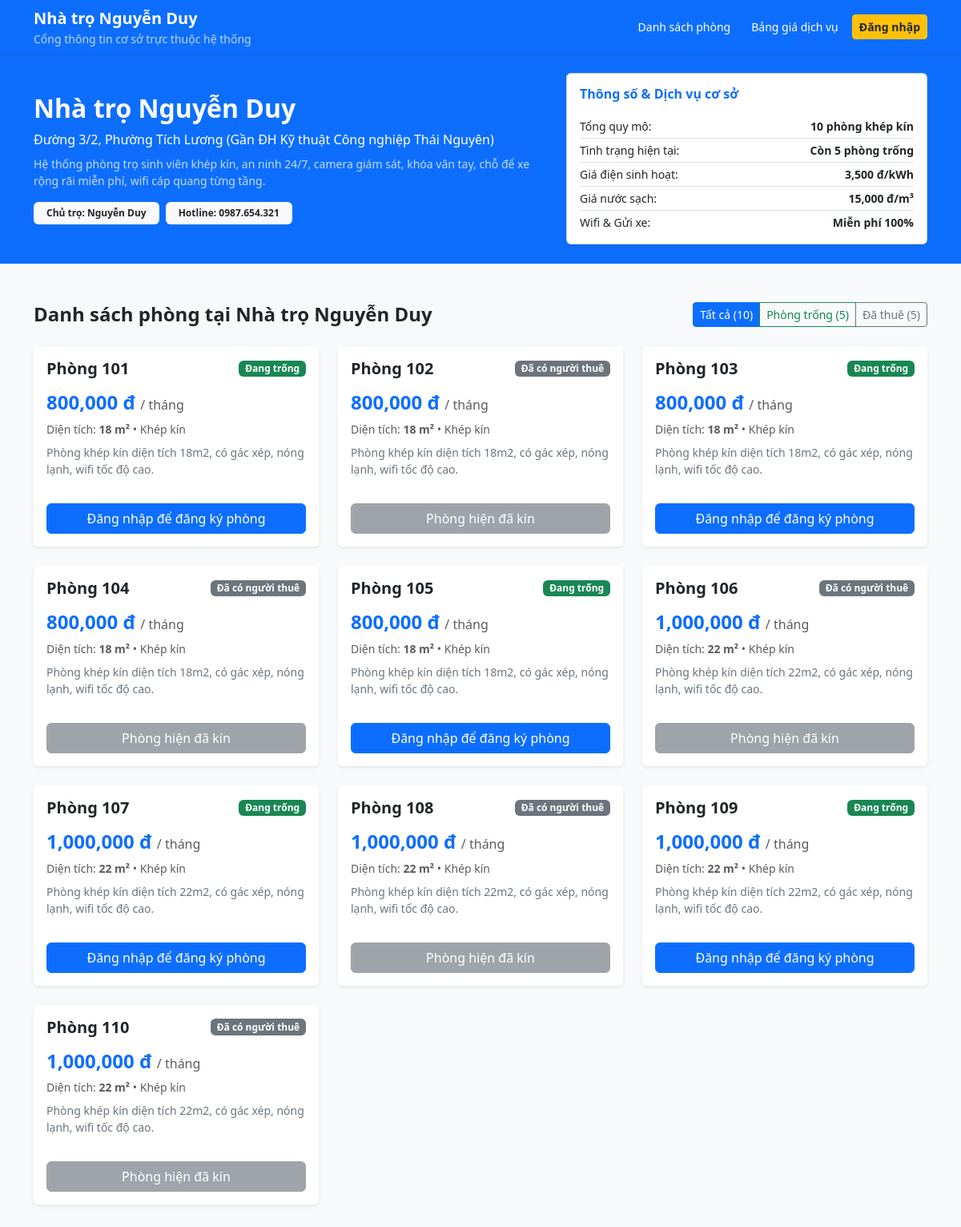
Before: / with the older database file.
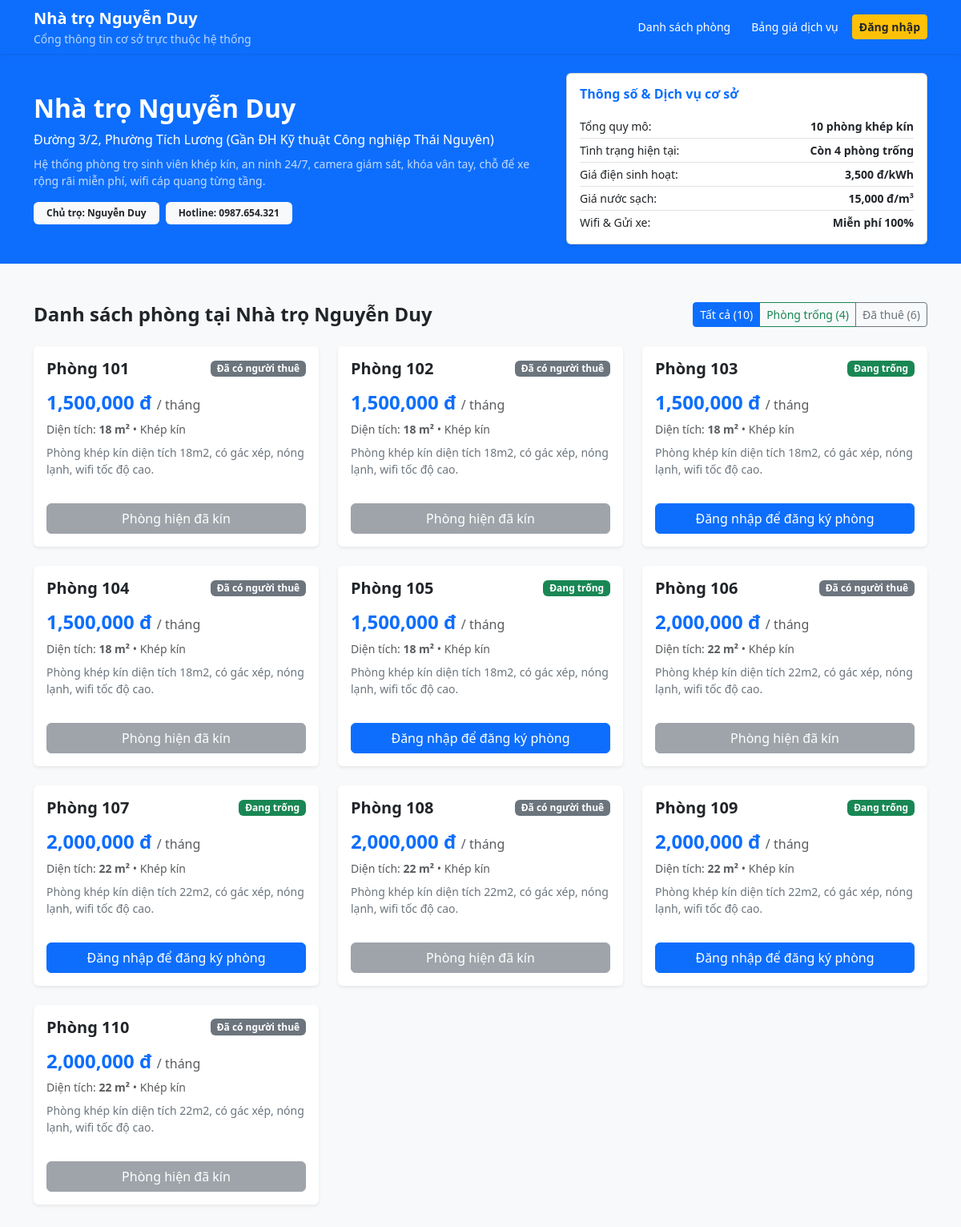
After: the same page with the newer database file.
### tables this page shows
CREATE TABLE CoSo (
            Id INTEGER PRIMARY KEY AUTOINCREMENT,
            Slug TEXT,
            TenCoSo TEXT,
            ChuTroId INTEGER,
            DiaChi TEXT,
            KhuVuc TEXT,
            GiaDien REAL,
            GiaNuoc REAL,
            HoatDong INTEGER
        );

CREATE TABLE Phong (
            Id INTEGER PRIMARY KEY AUTOINCREMENT,
            CoSoId INTEGER,
            SoPhong TEXT,
            DienTich REAL,
            GiaThue REAL,
            TrangThai TEXT,
            MoTa TEXT
        );

### app.py (the view)
@app.route('/')
def index():
    coso, phongs = get_coso_data()
    trang_thai_filter = request.args.get('trang_thai', 'ALL')
    if trang_thai_filter != 'ALL':
        phongs_filtered = [p for p in phongs if p['TrangThai'] == trang_thai_filter]
    else:
        phongs_filtered = phongs
    tong_phong = len(phongs)
    phong_trong = len([p for p in phongs if p['TrangThai'] == 'Trong'])
    return render_template(
        'index.html',
        coso=coso,
        phongs=phongs_filtered,
        tong_phong=tong_phong,
        phong_trong=phong_trong,
        trang_thai_filter=trang_thai_filter
    )

### app.py (called while the page is built)
def is_manager():
    return session.get('role') in ('admin', 'chutro')

@app.context_processor
def inject_auth_info():
    return {
        'current_user': session.get('user'),
        'current_role': session.get('role'),
        'can_manage': is_manager()
    }

### db.py (called while the page is built)
def get_db_connection():
    conn = sqlite3.connect(DB_PATH)
    conn.row_factory = sqlite3.Row  # Giúp truy xuất cột dạng từ điển
    return conn

### templates/index.html (shortened to what this page needs)
<!DOCTYPE html>
<html lang="vi">
<head>
  <link href="https://cdn.jsdelivr.net/npm/bootstrap@5.3.0/dist/css/bootstrap.min.css" rel="stylesheet">
</head>
<body class="bg-light">
  <nav class="navbar navbar-expand-lg navbar-dark bg-primary shadow-sm">
    <div class="container">
      <div>
        <a class="navbar-brand fw-bold m-0" href="{{ url_for('index') }}">{{ coso.TenCoSo }}</a>
        <div class="small text-light opacity-75">Cổng thông tin cơ sở trực thuộc hệ thống</div>
      </div>
      <div class="d-flex flex-wrap align-items-center gap-2">
        <a href="#danh-sach-phong" class="btn btn-link text-white text-decoration-none btn-sm">Danh sách phòng</a>
        <a href="#bang-gia" class="btn btn-link text-white text-decoration-none btn-sm">Bảng giá dịch vụ</a>
        {% if current_user %}
          <span class="text-white small ms-1">Xin chào, <b>{{ current_user }}</b></span>
          <a href="{{ url_for('logout') }}" class="btn btn-outline-light btn-sm">Đăng xuất</a>
        {% else %}
          <button type="button" class="btn btn-warning btn-sm fw-semibold text-dark" data-bs-toggle="modal" data-bs-target="#modalAuth" onclick="showLoginForm()">
            Đăng nhập
          </button>
        {% endif %}
      </div>
    </div>
  </nav>
  <section id="bang-gia" class="py-4 bg-primary text-white">
    <div class="container">
      <div class="row g-4 align-items-center">
        <div class="col-lg-7">
          <h2 class="fw-bold mb-2">{{ coso.TenCoSo }}</h2>
          <p class="mb-2">{{ coso.DiaChi }}</p>
          <p class="mb-3 small opacity-75">{{ coso.MoTa }}</p>
          <div class="d-flex flex-wrap gap-2">
            <span class="badge bg-light text-dark px-3 py-2">Chủ trọ: {{ coso.ChuTro }}</span>
            <span class="badge bg-light text-dark px-3 py-2">Hotline: {{ coso.SoDienThoai }}</span>
          </div>
        </div>
        <div class="col-lg-5">
          <div class="card text-dark shadow-sm">
            <div class="card-body">
              <h6 class="fw-bold text-primary mb-3">Thông số & Dịch vụ cơ sở</h6>
              <div class="d-flex justify-content-between py-1 border-bottom small">
                <span>Tổng quy mô:</span>
                <strong>{{ tong_phong }} phòng khép kín</strong>
              </div>
              <div class="d-flex justify-content-between py-1 border-bottom small">
                <span>Tình trạng hiện tại:</span>
                <strong>Còn {{ phong_trong }} phòng trống</strong>
              </div>
              <div class="d-flex justify-content-between py-1 border-bottom small">
                <span>Giá điện sinh hoạt:</span>
                <strong>{{ "{:,.0f}".format(coso.GiaDien) }} đ/kWh</strong>
              </div>
              <div class="d-flex justify-content-between py-1 border-bottom small">
                <span>Giá nước sạch:</span>
                <strong>{{ "{:,.0f}".format(coso.GiaNuoc) }} đ/m³</strong>
              </div>
              <div class="d-flex justify-content-between pt-1 small">
                <span>Wifi & Gửi xe:</span>
                <strong>Miễn phí 100%</strong>
              </div>
            </div>
          </div>
        </div>
      </div>
    </div>
  </section>
  <section id="danh-sach-phong" class="py-5">
    <div class="container">
      <div class="d-flex flex-wrap justify-content-between align-items-center mb-4 gap-2">
        <h4 class="fw-bold m-0">Danh sách phòng tại {{ coso.TenCoSo }}</h4>
        <div class="btn-group">
          <a href="{{ url_for('index', trang_thai='ALL') }}" class="btn btn-sm {{ 'btn-primary' if trang_thai_filter == 'ALL' else 'btn-outline-primary' }}">
            Tất cả ({{ tong_phong }})
          </a>
          <a href="{{ url_for('index', trang_thai='Trong') }}" class="btn btn-sm {{ 'btn-success' if trang_thai_filter == 'Trong' else 'btn-outline-success' }}">
            Phòng trống ({{ phong_trong }})
          </a>
          <a href="{{ url_for('index', trang_thai='DaThue') }}" class="btn btn-sm {{ 'btn-secondary' if trang_thai_filter == 'DaThue' else 'btn-outline-secondary' }}">
            Đã thuê ({{ tong_phong - phong_trong }})
          </a>
        </div>
      </div>
      <div class="row g-4">
        {% for p in phongs %}
        <div class="col-md-6 col-lg-4">
          <div class="card h-100 shadow-sm border-0">
            <div class="card-body d-flex flex-column">
              <div class="d-flex justify-content-between align-items-center mb-2">
                <h5 class="card-title fw-bold m-0">{{ p.SoPhong }}</h5>
                {% if p.TrangThai == 'Trong' %}
                  <span class="badge bg-success">Đang trống</span>
                {% else %}
                  <span class="badge bg-secondary">Đã có người thuê</span>
                {% endif %}
              </div>
              <h4 class="text-primary fw-bold my-2">
                {{ "{:,.0f}".format(p.GiaThue) }} đ <span class="fs-6 text-muted fw-normal">/ tháng</span>
              </h4>
              <p class="small text-muted mb-2">Diện tích: <strong>{{ "{:g}".format(p.DienTich) }} m²</strong> • Khép kín</p>
              <p class="card-text small text-secondary flex-grow-1">{{ p.MoTa }}</p>
              {% if p.TrangThai == 'Trong' %}
                {% if current_user %}
                  <button type="button" class="btn btn-primary w-100 mt-3" data-bs-toggle="modal" data-bs-target="#modalDatLich{{ p.Id }}">
                    Đăng ký phòng ngay
                  </button>
                {% else %}
                  <button type="button" class="btn btn-primary w-100 mt-3" data-bs-toggle="modal" data-bs-target="#modalAuth" onclick="showLoginForm()">
                    Đăng nhập để đăng ký phòng
                  </button>
                {% endif %}
              {% else %}
                <button type="button" class="btn btn-secondary w-100 mt-3" disabled>
                  Phòng hiện đã kín
                </button>
              {% endif %}
            </div>
          </div>
        </div>
        {% endfor %}
      </div>
    </div>
  </section>
</body>
</html>

Changed rows visible on the page:
changed Phong "Phòng 101": GiaThue "800,000" → "1,500,000"; TrangThai "Đang trống Đăng nhập để đăng ký phòng" → "Đã có người thuê Phòng hiện đã kín"
changed Phong "Phòng 102": GiaThue "800,000" → "1,500,000"
changed Phong "Phòng 103": GiaThue "800,000" → "1,500,000"
changed Phong "Phòng 104": GiaThue "800,000" → "1,500,000"
changed Phong "Phòng 105": GiaThue "800,000" → "1,500,000"
changed Phong "Phòng 106": GiaThue "1,000,000" → "2,000,000"
changed Phong "Phòng 107": GiaThue "1,000,000" → "2,000,000"
changed Phong "Phòng 108": GiaThue "1,000,000" → "2,000,000"
changed Phong "Phòng 109": GiaThue "1,000,000" → "2,000,000"
changed Phong "Phòng 110": GiaThue "1,000,000" → "2,000,000"
Other visible differences:
{{ phong_trong }}: "5" → "4"
{{ tong_phong - phong_trong }}: "5" → "6"
